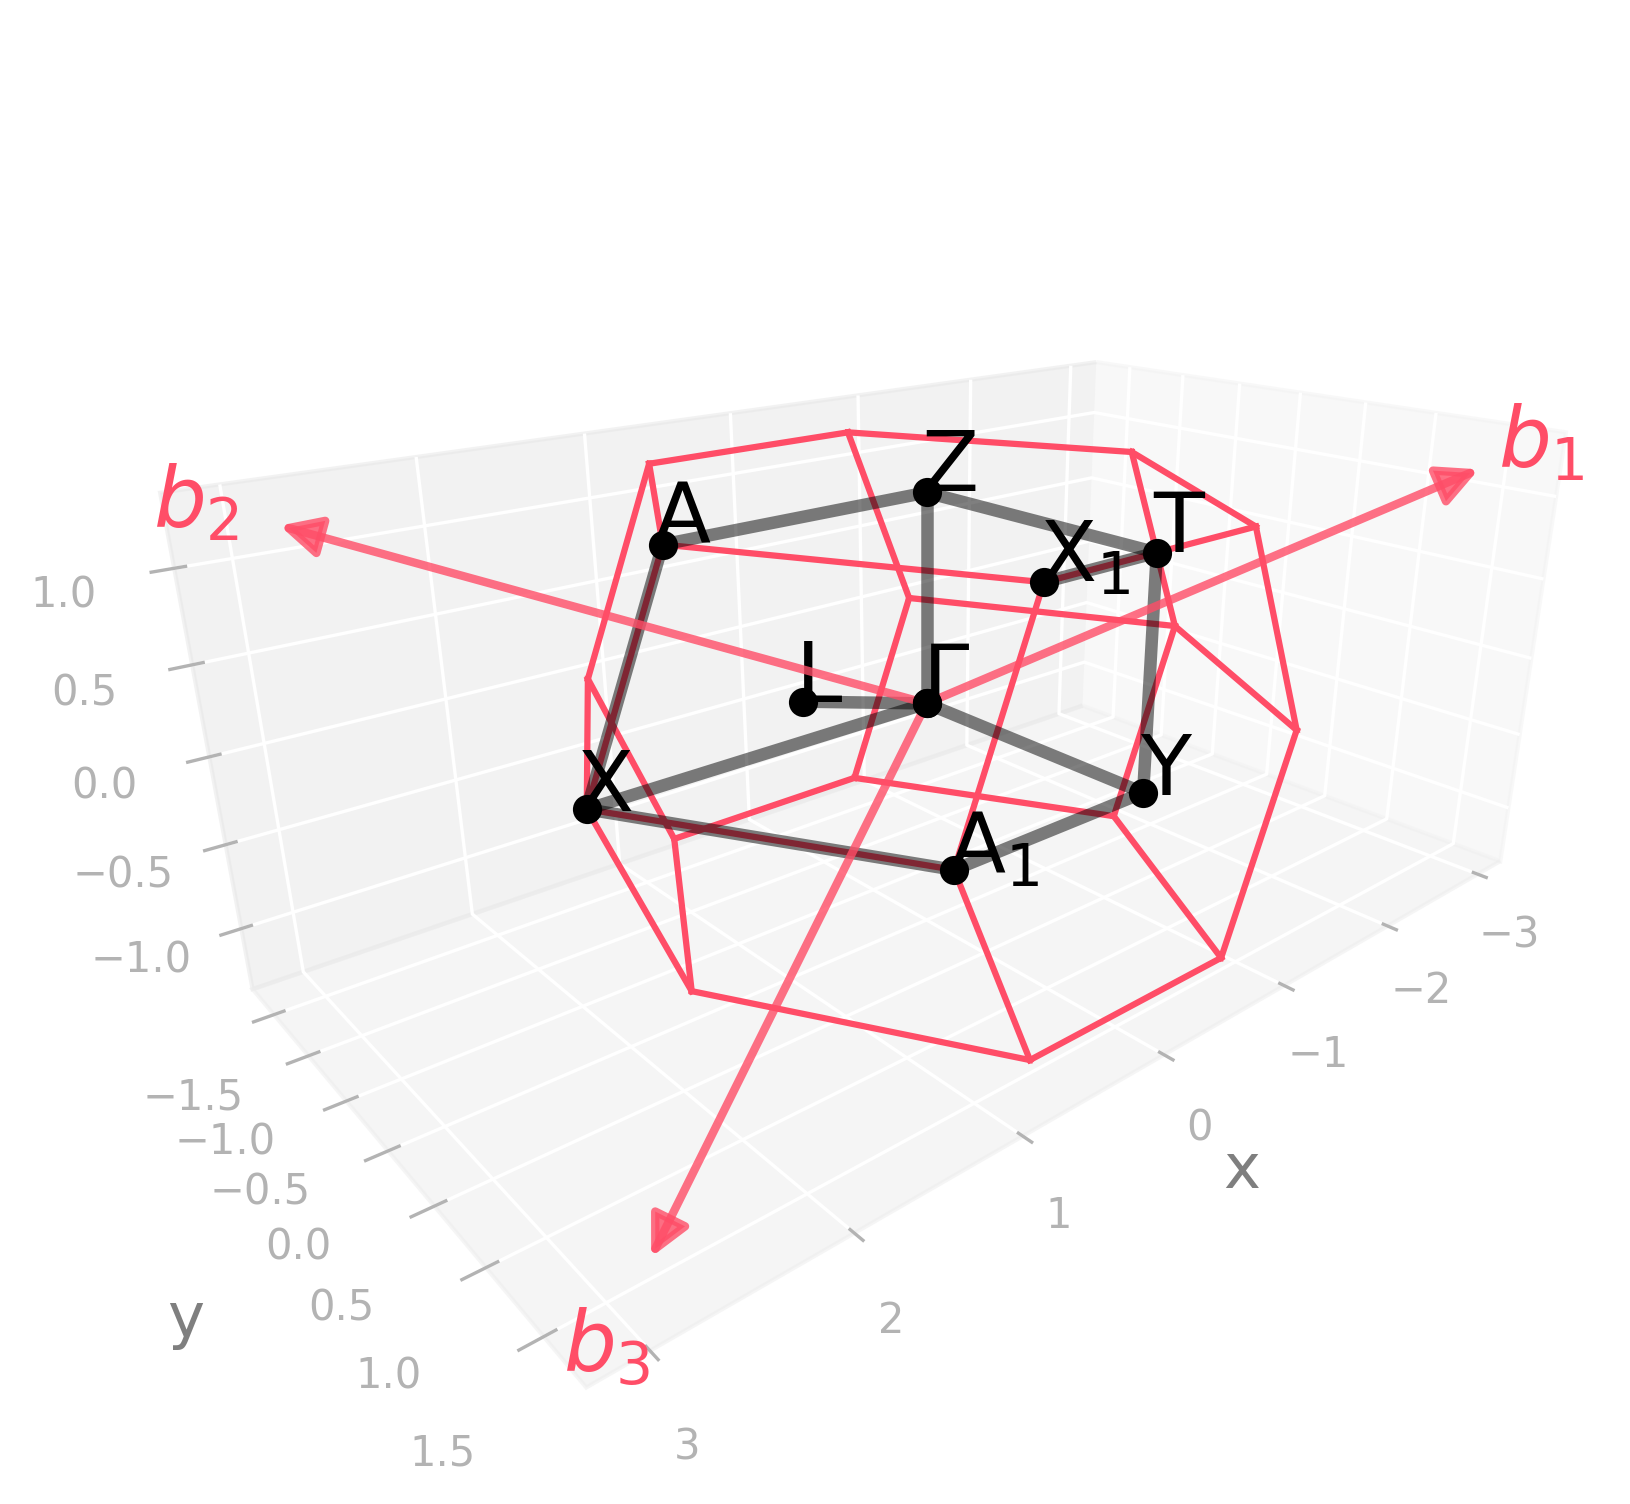

Reproduce this figure in Python.
import radtools as rad

l = rad.lattice_example(f"ORCF1")
l.plot("brillouin-kpath")
# Save an image:
l.savefig(
    "orcf1_brillouin.png",
    elev=21,
    azim=49,
    dpi=300,
   bbox_inches="tight",
)
# Interactive plot:
l.show(elev=21, azim=49)
